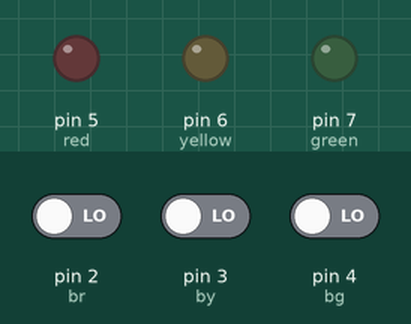
The sketch below on a simulated Arduino Uno, built with avr-gcc and run on an emulated ATmega328P. Parts: output pins drawn as LEDs (lit = HIGH). Inputs (shaded band) come from the test bench; at power-on: pin 2 (br) LOW, pin 4 (bg) LOW, pin 3 (by) LOW.

Above: at 1.2 s.
1.3 s: pin 2 (br) driven HIGH
At 1.8 s:
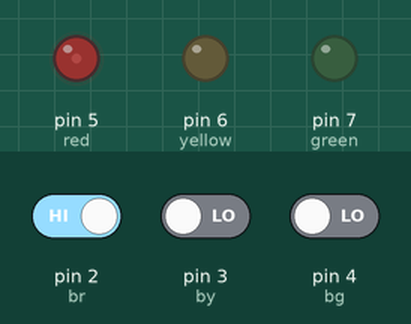
2.8 s: pin 4 (bg) driven HIGH
At 4.0 s:
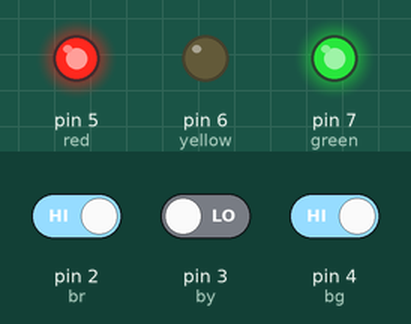
4.3 s: pin 3 (by) driven HIGH
At 5.5 s:
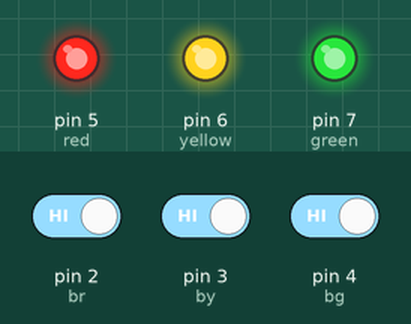
5.8 s: pin 4 (bg) driven LOW
At 6.9 s:
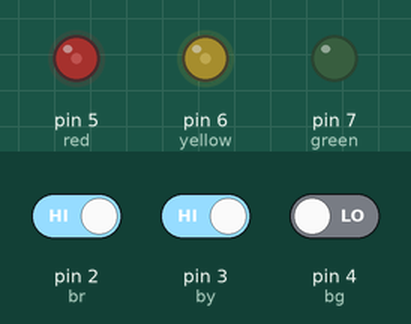
7.3 s: pin 2 (br) driven LOW
At 8.5 s:
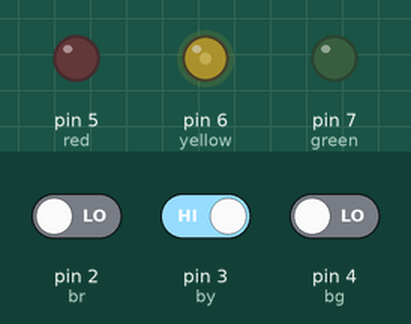
8.8 s: pin 4 (bg) driven HIGH
At 9.1 s:
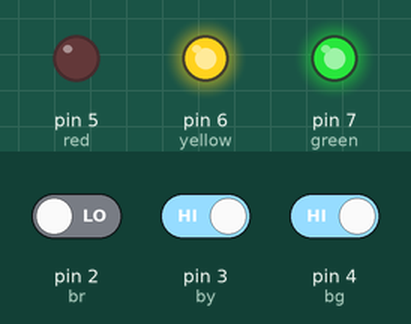
Timing chart, 0 to 11.3 s (numbered marks = the images above; inputs shaded):
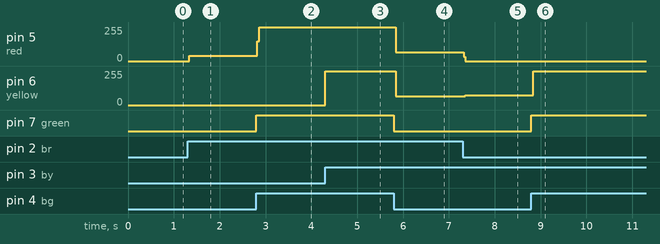

The sketch:

lights.ino
```cpp
int red = 5;
int yellow = 6;
int green = 7;

int br = 2;
int by = 3;
int bg = 4;


void setup() {
  pinMode(red, OUTPUT);
  pinMode(yellow, OUTPUT);
  pinMode(green, OUTPUT);

  pinMode(br, INPUT);
  pinMode(by, INPUT);
  pinMode(bg, INPUT);
}

void loop() {
  int r = digitalRead(br);  //Get state of red button
  int y = digitalRead(by);  //Get state of yellow button
  int g = digitalRead(bg);  //Get state of green button

  if (r == HIGH) {
    digitalWrite(red, HIGH);  //Turn on red LED
  }
  if (y == HIGH) {
    digitalWrite(yellow, HIGH); //Turn on yellow LED
  }
  if (g == HIGH) {
    digitalWrite(green, HIGH);  //Turn on green LED
  }
  else {
    digitalWrite(red, LOW); //Turn off red LED
    digitalWrite(yellow, LOW);  //Turn off yellow LED
    digitalWrite(green, LOW); //Turn off green LED
  }
}
```

Measured:
- after the input at 1.3 s, pin 5 (red): 0/255 → 40/255 at once
- after the input at 2.8 s, pin 5 (red): 40/255 → 255/255 at once; pin 7 (green): LOW → HIGH at once
- after the input at 4.3 s, pin 6 (yellow): 0/255 → 255/255 at once
- after the input at 5.8 s, pin 5 (red), pin 6 (yellow): 255/255 → 64/255 at once; pin 7 (green): HIGH → LOW at once
- after the input at 7.3 s, pin 5 (red): 64/255 → 0/255 at once; pin 6 (yellow): 64/255 → 73/255 after 0.06 s
- after the input at 8.8 s, pin 6 (yellow): 73/255 → 255/255 at once; pin 7 (green): LOW → HIGH at once
